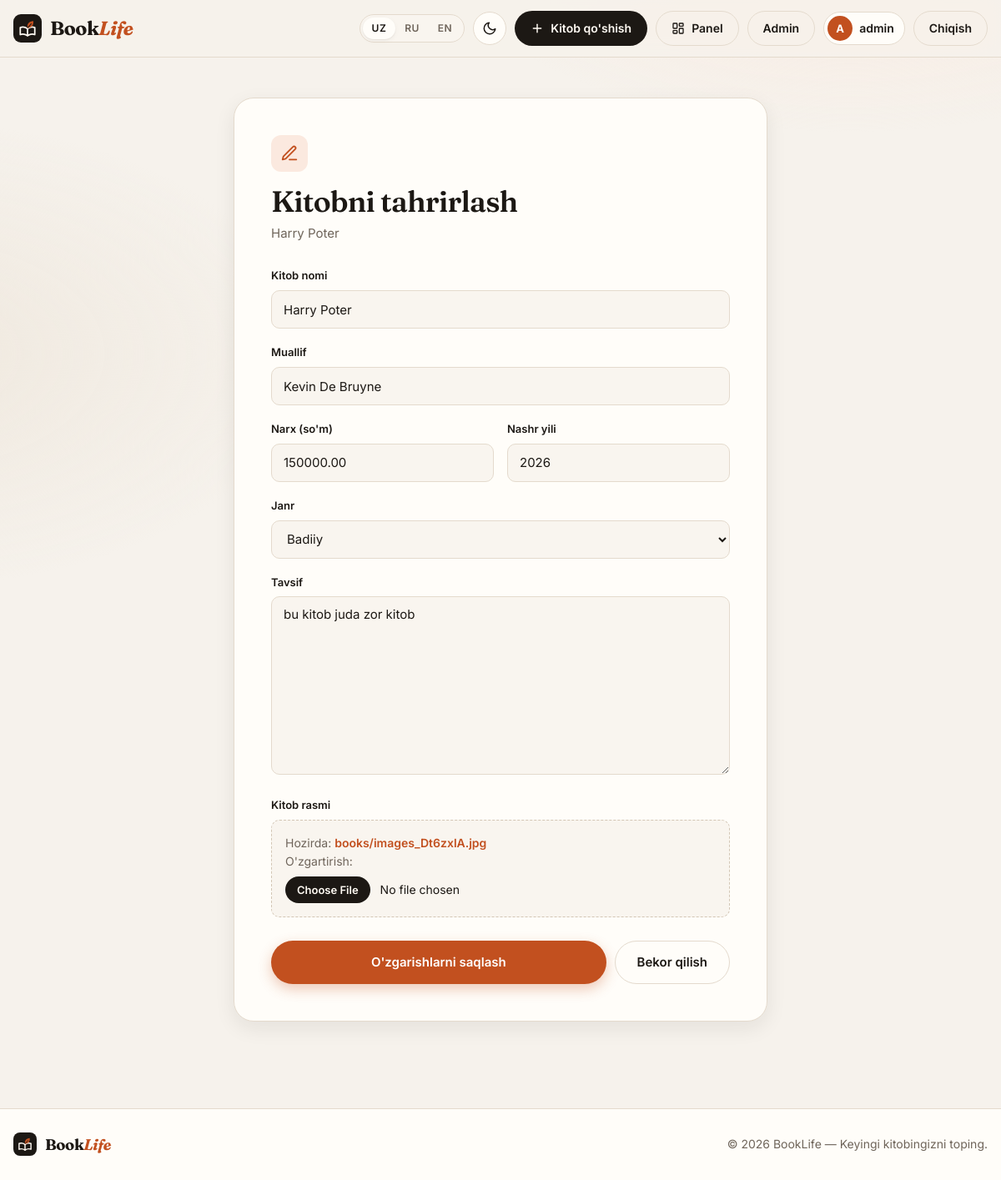
Page /book/8/update/ (signed in) on the committed database.
### app/models.py (models this page shows, shortened)
class Book(models.Model):
    title = models.CharField("Kitob nomi", max_length=150)
    author = models.CharField("Muallif", max_length=100)
    price = models.DecimalField("Narx", max_digits=10, decimal_places=2)
    genre = models.CharField("Janr", max_length=20, choices=GENRES, default="badiiy")
    description = models.TextField("Tavsif", blank=True, null=True)
    published_year = models.PositiveIntegerField("Nashr yili")
    image = models.ImageField(
        "Rasm",
        upload_to="books/"
    )
    class Meta:
        verbose_name = "Kitob"
        verbose_name_plural = "Kitoblar"

### app/views.py (the view)
# urls.py: path("book/<int:id>/update/", book_update, name="book_update"),
@login_required(login_url="login")
def book_update(request, id):
    if not request.user.is_staff:
        raise PermissionDenied
    book = get_object_or_404(Book, id=id)
    if request.method == "POST":
        form = BookForm(request.POST, request.FILES, instance=book, lang=request.LANGUAGE_CODE)
        if form.is_valid():
            form.save()
            return redirect("book_list")
    else:
        form = BookForm(instance=book, lang=request.LANGUAGE_CODE)
    return render(request, "book_update.html", {
        "form": form,
        "book": book
    })

### templates/book_update.html (shortened to what this page needs)
{% extends "base.html" %}
{% block content %}
<div class="container form-page">
    <div class="form-box">
        <div class="form-head">
            <div class="feature-icon">
                <svg viewBox="0 0 24 24" fill="none" stroke="currentColor" stroke-width="2" stroke-linecap="round" stroke-linejoin="round"><path d="M12 20h9"/><path d="M16.5 3.5a2.12 2.12 0 0 1 3 3L7 19l-4 1 1-4z"/></svg>
            </div>
            <h1>
                {% if LANGUAGE_CODE == 'uz' %}Kitobni tahrirlash{% elif LANGUAGE_CODE == 'ru' %}Редактировать книгу{% else %}Edit Book{% endif %}
            </h1>
            <p>{{ book.title }}</p>
        </div>
        <form method="POST" enctype="multipart/form-data">
            <div class="form-grid">
                <div class="field full">
                    <label for="{{ form.title.id_for_label }}">
                        {% if LANGUAGE_CODE == 'uz' %}Kitob nomi{% elif LANGUAGE_CODE == 'ru' %}Название книги{% else %}Book Title{% endif %}
                    </label>
                    {{ form.title }}
                </div>
                <div class="field full">
                    <label for="{{ form.author.id_for_label }}">
                        {% if LANGUAGE_CODE == 'uz' %}Muallif{% elif LANGUAGE_CODE == 'ru' %}Автор{% else %}Author{% endif %}
                    </label>
                    {{ form.author }}
                </div>
                <div class="field">
                    <label for="{{ form.price.id_for_label }}">
                        {% if LANGUAGE_CODE == 'uz' %}Narx (so'm){% elif LANGUAGE_CODE == 'ru' %}Цена (сум){% else %}Price (UZS){% endif %}
                    </label>
                    {{ form.price }}
                </div>
                <div class="field">
                    <label for="{{ form.published_year.id_for_label }}">
                        {% if LANGUAGE_CODE == 'uz' %}Nashr yili{% elif LANGUAGE_CODE == 'ru' %}Год публикации{% else %}Published Year{% endif %}
                    </label>
                    {{ form.published_year }}
                </div>
                <div class="field full">
                    <label for="{{ form.genre.id_for_label }}">
                        {% if LANGUAGE_CODE == 'uz' %}Janr{% elif LANGUAGE_CODE == 'ru' %}Жанр{% else %}Genre{% endif %}
                    </label>
                    {{ form.genre }}
                </div>
                <div class="field full">
                    <label for="{{ form.description.id_for_label }}">
                        {% if LANGUAGE_CODE == 'uz' %}Tavsif{% elif LANGUAGE_CODE == 'ru' %}Описание{% else %}Description{% endif %}
                    </label>
                    {{ form.description }}
                </div>
                <div class="field full">
                    <label for="{{ form.image.id_for_label }}">
                        {% if LANGUAGE_CODE == 'uz' %}Kitob rasmi{% elif LANGUAGE_CODE == 'ru' %}Изображение книги{% else %}Book Image{% endif %}
                    </label>
                    <div class="file-field">{{ form.image }}</div>
                </div>
            </div>
            <div class="form-actions">
                <button type="submit" class="btn btn-primary btn-lg">
                    {% if LANGUAGE_CODE == 'uz' %}O'zgarishlarni saqlash{% elif LANGUAGE_CODE == 'ru' %}Сохранить изменения{% else %}Save Changes{% endif %}
                </button>
                <a href="{% url 'book_detail' book.id %}" class="btn btn-secondary btn-lg">
                    {% if LANGUAGE_CODE == 'uz' %}Bekor qilish{% elif LANGUAGE_CODE == 'ru' %}Отмена{% else %}Cancel{% endif %}
                </a>
            </div>
        </form>
    </div>
</div>
{% endblock %}

### templates/base.html (shortened to what this page needs)
{% load i18n %}
<!DOCTYPE html>
<html lang="{{ LANGUAGE_CODE }}">
<head>
</head>
<body>
<nav class="navbar" id="navbar">
    <div class="container navbar-inner">
        {% include "partials/logo.html" %}
        <div class="nav-actions">
            <form action="{% url 'set_language' %}" method="post" class="lang-switcher">
                {% for code, label in LANGUAGES %}
                    <button type="submit" name="language" value="{{ code }}" class="lang-btn {% if LANGUAGE_CODE == code %}active{% endif %}" title="{{ label }}">
                        {{ code }}
                    </button>
                {% endfor %}
            </form>
            <button class="icon-btn theme-toggle" id="themeToggle" type="button" aria-label="Toggle theme">
                <svg class="theme-icon-moon" viewBox="0 0 24 24" fill="none" stroke="currentColor" stroke-width="2" stroke-linecap="round" stroke-linejoin="round"><path d="M21 12.79A9 9 0 1 1 11.21 3 7 7 0 0 0 21 12.79z"/></svg>
            </button>
            {% if user.is_staff %}
                <a href="{% url 'book_create' %}" class="btn btn-dark">
                    <svg viewBox="0 0 24 24" fill="none" stroke="currentColor" stroke-width="2.2" stroke-linecap="round"><line x1="12" y1="5" x2="12" y2="19"/><line x1="5" y1="12" x2="19" y2="12"/></svg>
                    {% if LANGUAGE_CODE == 'uz' %}Kitob qo'shish{% elif LANGUAGE_CODE == 'ru' %}Добавить книгу{% else %}Add book{% endif %}
                </a>
                <a href="{% url 'dashboard' %}" class="btn btn-ghost">
                    {% if LANGUAGE_CODE == 'uz' %}Panel{% elif LANGUAGE_CODE == 'ru' %}Панель{% else %}Dashboard{% endif %}
                </a>
            {% endif %}
            <a href="/admin/" class="btn btn-ghost">
                Admin
            </a>
            {% if user.is_authenticated %}
                <a href="{% url 'profile' %}" class="user-chip" title="{% if LANGUAGE_CODE == 'uz' %}Profil{% elif LANGUAGE_CODE == 'ru' %}Профиль{% else %}Profile{% endif %}">
                    <span class="avatar">{{ user.first_name|default:user.username|slice:":1" }}</span>
                    {{ user.first_name|default:user.username }}
                </a>
                <a href="{% url 'logout' %}" class="btn btn-ghost">
                    {% if LANGUAGE_CODE == 'uz' %}Chiqish{% elif LANGUAGE_CODE == 'ru' %}Выйти{% else %}Logout{% endif %}
                </a>
            {% endif %}
        </div>
    </div>
</nav>
<main>
    {% block content %}
    {% endblock %}
</main>
<footer>
    <div class="container footer-inner">
        {% include "partials/logo.html" %}
        <span>
            {% if LANGUAGE_CODE == 'uz' %}
                © 2026 BookLife — Keyingi kitobingizni toping.
            {% elif LANGUAGE_CODE == 'ru' %}
                © 2026 BookLife — Найдите следующую книгу.
            {% else %}
                © 2026 BookLife — Discover your next favorite book.
            {% endif %}
        </span>
    </div>
</footer>
</body>
</html>

### rows in the picture
Book: title "Harry Poter", author "Kevin De Bruyne", price "150000.00", published_year "2026", genre "Badiiy", description "bu kitob juda zor kitob"

### other values in the picture
{{ code }} "UZ" "RU" "EN"
{{ user.first_name|default:user.username|slice:":1" }} "A"
{{ user.first_name|default:user.username }} "admin"
